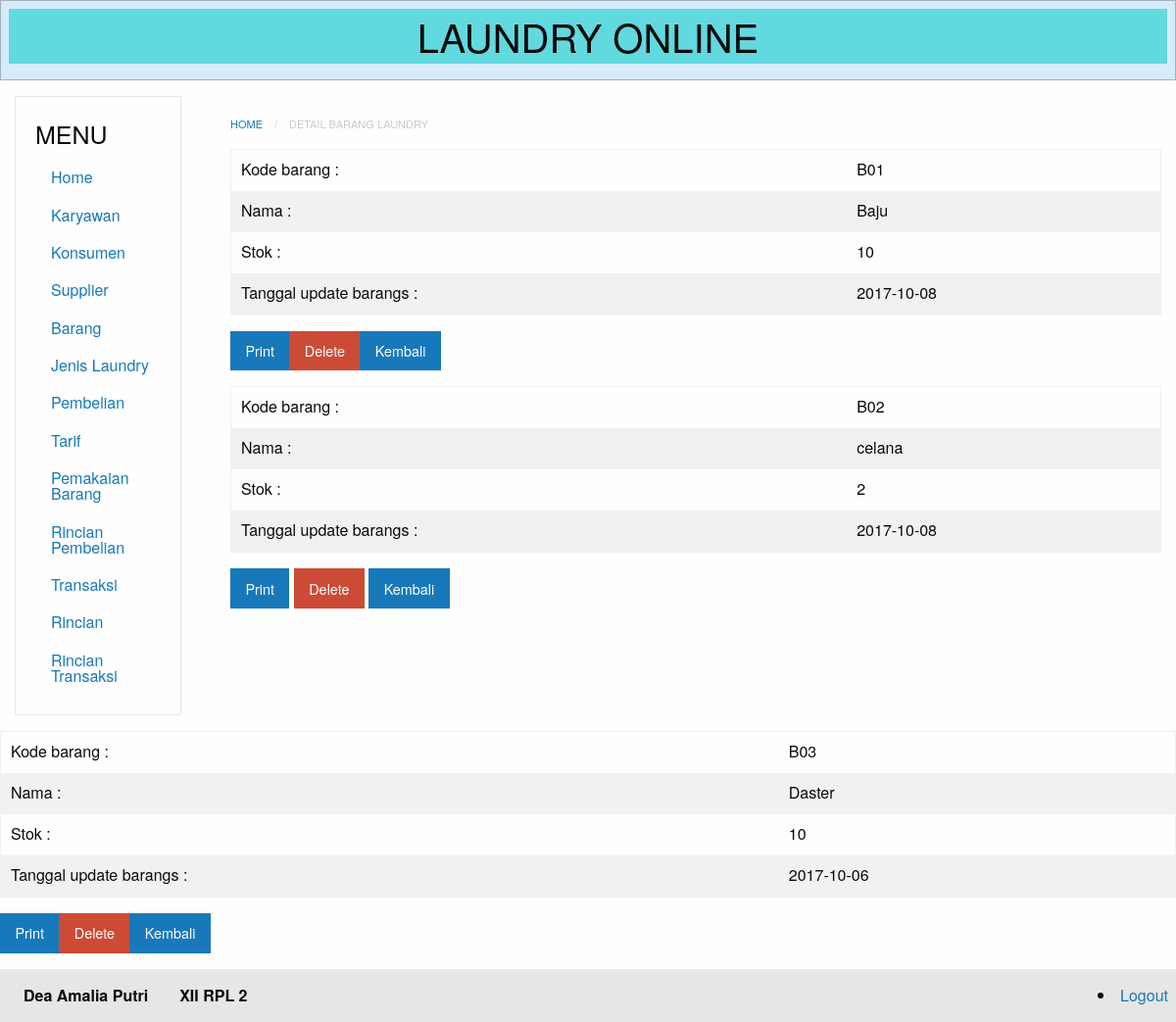
Screenshot of /index.php?module=barang-show&id=1 (signed in) with the database file from the repository.
### tables this page shows
CREATE TABLE `barang` (
  `id` int(11) NOT NULL,
  `kode` varchar(20) NOT NULL,
  `nama` varchar(50) NOT NULL,
  `stok` varchar(50) NOT NULL,
  `tanggal_update_stok` date NOT NULL
);

### content.php (called while the page is built, shortened)
<?php
$module = empty($_GET['module']) ? 'home' : $_GET['module'];
switch($module) {
    case 'barang-show':
    include 'modules/barang/barang-show.php';
    break;
}
?>

### database.php (called while the page is built, shortened)
<?php
class Database {
	private $db_host = "localhost";
	private $db_user = "root";
	private $db_pass = "";
	private $db_name = "11_deaamaliaputri_laundry";
	var $con = false;
    var $myconn = "";
	var $result = array();
    function __construct() {
        if(!$this->con){
            $this->myconn = new mysqli($this->db_host, $this->db_user, $this->db_pass, $this->db_name);
            if($this->myconn->connect_errno > 0){
                array_push($this->result, $this->myconn->connect_error);
                return false;
            }else{
                $this->myconn->set_charset('utf8');
                $this->con = true;
                return true;
            }
        } else {
            return true;
        }
    }
	public function select($table, $rows = '*', $join = null,$join2 = null , $where = null, $order = null, $limit = null){
		$q = 'SELECT '.$rows.' FROM '.$table;
        if($this->tableExists($table)){
        	$query = $this->myconn->query($q);
			if($query){
				$this->numResults = $query->num_rows;
				for($i = 0; $i < $this->numResults; $i++){
					$r = $query->fetch_array();
                	$key = array_keys($r);
                	for($x = 0; $x < count($key); $x++){
                    	if(!is_int($key[$x])){
                    		if($query->num_rows >= 1){
                    			$this->result[$i][$key[$x]] = $r[$key[$x]];
							}else{
								$this->result[$i][$key[$x]] = null;
							}
						}
					}
				}
				return true;
			}else{
				array_push($this->result, $this->myconn->error);
				return false;
			}
      	}else{
      		return false;
    	}
    }
	private function TableExists($table) {
    	$res = $this->myconn->query('SHOW TABLES LIKE "'.$table.'"');
    	if(isset($res->num_rows)) {
        	return $res->num_rows > 0 ? true : false;
    	} else {
    		array_push($this->result, $table." does not exist in this database");
    		return false;
    	}
	}
    public function getResult(){
        $val = $this->result;
        $this->result = array();
        return $val;
    }
}

### modules/barang/barang-show.php (the view, shortened to what this page needs)
<?php require_once("database.php");
?>
<nav aria-label="You are here:" role="navigation">
<ul class="breadcrumbs">
  <li>
    <a href="?module=barang?">Home</a></li>
  <li class="disabled">Detail barang Laundry</li>
</ul>
</nav>
<div class="grid-x grid-padding-x">
<?php
$db = new Database();
$db->select('barang',
'barang.id,
barang.kode,
barang.nama,
barang.stok,
barang.tanggal_update_stok'
);
$res= $db->getResult();
if(count($res) == 0){ ?>
  <table>
    <tbody>
      <tr>
        <td>Data yang anda cari tidak ada atau terhapus</td>
      </tr>
    </tbody>
  </table>
<?php }else{
  foreach ($res as &$r){
?>
<table id="print-area">
  <tbody>
  <tr>
  <td>Kode barang :</td>
  <td><?php echo $r['kode']; ?></td>
</tr>
<tr>
  <td>Nama :</td>
  <td><?php echo $r['nama']; ?></td>
</tr>
<tr>
  <td>Stok :</td>
  <td><?php echo $r['stok']; ?></td>
</tr>
<tr>
  <td>Tanggal update barangs :</td>
  <td><?php echo $r['tanggal_update_stok']; ?></td>
</tr>
  </tbody>
</table>
<a class="button" href="javascript:printDiv('print-area');" >Print</a>
<a href="?module=rental-pelanggan-delete&id=<?php echo $r['id']; ?>"onClick='return confirm("Apakah yakin menghapus?")' class="alert button">Delete</a>
<a class="button" href='javascript:self.history.back();'>Kembali</a>
</div>
<?php }}?>

### rows the page displays
barang: kode "B01", nama "Baju", stok "10", tanggal_update_stok "2017-10-08"
barang: kode "B02", nama "celana", stok "2", tanggal_update_stok "2017-10-08"
barang: kode "B03", nama "Daster", stok "10", tanggal_update_stok "2017-10-06"
